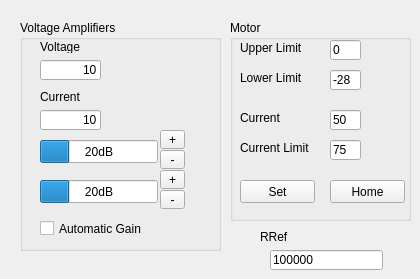
       <widget class="QWidget" name="tab_3">
        <attribute name="title">
         <string>Setup</string>
        </attribute>
        <widget class="QGroupBox" name="groupBox_8">
         <property name="geometry">
          <rect>
           <x>20</x>
           <y>20</y>
           <width>201</width>
           <height>231</height>
          </rect>
         </property>
         <property name="title">
          <string>Voltage Amplifiers</string>
         </property>
         <widget class="QProgressBar" name="progA">
          <property name="geometry">
           <rect>
            <x>20</x>
            <y>120</y>
            <width>118</width>
            <height>23</height>
           </rect>
          </property>
          <property name="minimum">
           <number>0</number>
          </property>
          <property name="maximum">
           <number>80</number>
          </property>
          <property name="value">
           <number>20</number>
          </property>
          <property name="format">
           <string>%vdB</string>
          </property>
         </widget>
         <widget class="QProgressBar" name="progB">
          <property name="geometry">
           <rect>
            <x>20</x>
            <y>160</y>
            <width>118</width>
            <height>23</height>
           </rect>
          </property>
          <property name="minimum">
           <number>0</number>
          </property>
          <property name="maximum">
           <number>80</number>
          </property>
          <property name="value">
           <number>20</number>
          </property>
          <property name="format">
           <string>%vdB</string>
          </property>
         </widget>
         <widget class="QLabel" name="label_22">
          <property name="geometry">
           <rect>
            <x>20</x>
            <y>20</y>
            <width>46</width>
            <height>13</height>
           </rect>
          </property>
          <property name="text">
           <string>Voltage</string>
          </property>
         </widget>
         <widget class="QLabel" name="label_33">
          <property name="geometry">
           <rect>
            <x>20</x>
            <y>70</y>
            <width>46</width>
            <height>13</height>
           </rect>
          </property>
          <property name="text">
           <string>Current</string>
          </property>
         </widget>
         <widget class="QToolButton" name="btnChAUp">
          <property name="geometry">
           <rect>
            <x>140</x>
            <y>110</y>
            <width>25</width>
            <height>19</height>
           </rect>
          </property>
          <property name="text">
           <string>+</string>
          </property>
         </widget>
         <widget class="QToolButton" name="btnChADown">
          <property name="geometry">
           <rect>
            <x>140</x>
            <y>130</y>
            <width>25</width>
            <height>19</height>
           </rect>
          </property>
          <property name="text">
           <string>-</string>
          </property>
         </widget>
         <widget class="QToolButton" name="btnChBDown">
          <property name="geometry">
           <rect>
            <x>140</x>
            <y>170</y>
            <width>25</width>
            <height>19</height>
           </rect>
          </property>
          <property name="text">
           <string>-</string>
          </property>
         </widget>
         <widget class="QToolButton" name="btnChBUp">
          <property name="geometry">
           <rect>
            <x>140</x>
            <y>150</y>
            <width>25</width>
            <height>19</height>
           </rect>
          </property>
          <property name="text">
           <string>+</string>
          </property>
         </widget>
         <widget class="QCheckBox" name="checkAutomaticGain">
          <property name="geometry">
           <rect>
            <x>20</x>
            <y>200</y>
            <width>131</width>
            <height>17</height>
           </rect>
          </property>
          <property name="text">
           <string>Automatic Gain</string>
          </property>
          <property name="checked">
           <bool>false</bool>
          </property>
         </widget>
         <widget class="QLineEdit" name="editFactorVoltage">
          <property name="geometry">
           <rect>
            <x>20</x>
            <y>40</y>
            <width>61</width>
            <height>20</height>
           </rect>
          </property>
          <property name="text">
           <string>10</string>
          </property>
          <property name="alignment">
           <set>Qt::AlignRight|Qt::AlignTrailing|Qt::AlignVCenter</set>
          </property>
         </widget>
         <widget class="QLineEdit" name="editFactorCurrent">
          <property name="geometry">
           <rect>
            <x>20</x>
            <y>90</y>
            <width>61</width>
            <height>20</height>
           </rect>
          </property>
          <property name="text">
           <string>10</string>
          </property>
          <property name="alignment">
           <set>Qt::AlignRight|Qt::AlignTrailing|Qt::AlignVCenter</set>
          </property>
         </widget>
        </widget>
        <widget class="QGroupBox" name="groupBox_2">
         <property name="geometry">
          <rect>
           <x>230</x>
           <y>20</y>
           <width>181</width>
           <height>201</height>
          </rect>
         </property>
         <property name="title">
          <string>Motor</string>
         </property>
         <widget class="QLineEdit" name="editLowerLimit">
          <property name="geometry">
           <rect>
            <x>100</x>
            <y>50</y>
            <width>31</width>
            <height>20</height>
           </rect>
          </property>
          <property name="text">
           <string>-28</string>
          </property>
         </widget>
         <widget class="QLabel" name="label_4">
          <property name="geometry">
           <rect>
            <x>10</x>
            <y>50</y>
            <width>71</width>
            <height>16</height>
           </rect>
          </property>
          <property name="text">
           <string>Lower Limit</string>
          </property>
         </widget>
         <widget class="QPushButton" name="btnMotorHome">
          <property name="geometry">
           <rect>
            <x>100</x>
            <y>160</y>
            <width>75</width>
            <height>23</height>
           </rect>
          </property>
          <property name="text">
           <string>Home</string>
          </property>
         </widget>
         <widget class="QLineEdit" name="editUpperLimit">
          <property name="geometry">
           <rect>
            <x>100</x>
            <y>20</y>
            <width>31</width>
            <height>20</height>
           </rect>
          </property>
          <property name="text">
           <string>0</string>
          </property>
         </widget>
         <widget class="QLabel" name="label_6">
          <property name="geometry">
           <rect>
            <x>10</x>
            <y>20</y>
            <width>71</width>
            <height>16</height>
           </rect>
          </property>
          <property name="text">
           <string>Upper Limit</string>
          </property>
         </widget>
         <widget class="QPushButton" name="btnMotorSetLimit">
          <property name="geometry">
           <rect>
            <x>10</x>
            <y>160</y>
            <width>75</width>
            <height>23</height>
           </rect>
          </property>
          <property name="text">
           <string>Set</string>
          </property>
         </widget>
         <widget class="QLabel" name="label_8">
          <property name="geometry">
           <rect>
            <x>10</x>
            <y>120</y>
            <width>71</width>
            <height>16</height>
           </rect>
          </property>
          <property name="text">
           <string>Current Limit</string>
          </property>
         </widget>
         <widget class="QLabel" name="label_9">
          <property name="geometry">
           <rect>
            <x>10</x>
            <y>90</y>
            <width>71</width>
            <height>16</height>
           </rect>
          </property>
          <property name="text">
           <string>Current</string>
          </property>
         </widget>
         <widget class="QLineEdit" name="editMotorCurrentLimit">
          <property name="geometry">
           <rect>
            <x>100</x>
            <y>120</y>
            <width>31</width>
            <height>20</height>
           </rect>
          </property>
          <property name="text">
           <string>75</string>
          </property>
         </widget>
         <widget class="QLineEdit" name="editMotorCurrent">
          <property name="geometry">
           <rect>
            <x>100</x>
            <y>90</y>
            <width>31</width>
            <height>20</height>
           </rect>
          </property>
          <property name="text">
           <string>50</string>
          </property>
         </widget>
        </widget>
        <widget class="QLineEdit" name="editRRef">
         <property name="geometry">
          <rect>
           <x>270</x>
           <y>250</y>
           <width>113</width>
           <height>20</height>
          </rect>
         </property>
         <property name="text">
          <string>100000</string>
         </property>
        </widget>
        <widget class="QLabel" name="label_57">
         <property name="geometry">
          <rect>
           <x>260</x>
           <y>230</y>
           <width>46</width>
           <height>13</height>
          </rect>
         </property>
         <property name="text">
          <string>RRef</string>
         </property>
        </widget>
       </widget>
